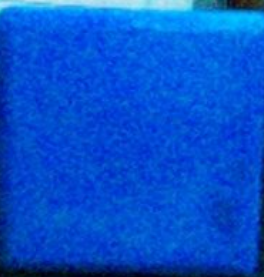
#> input picture TeamCode/src/main/java/org/firstinspires/ftc/teamcode/sensors/limelight/front.jpg, 264 x 277 px
$ python -i limelight_v2_allfunction.py   (imports and definitions only)   (older library calls are emulated)
#> lines starting #> are read from the running program, lines starting #| are printed output that depends on the picture; after the words box and inside, x2 and y2 are one past the last pixel; in counts of white or black regions, pixels touching at a corner belong together
#> further down, picture is the input picture: shape (277, 264, 3); mean B, G, R 203.8, 81.5, 6.5
import cv2
import numpy as np

# ===================== CONFIGURATION VARIABLES =====================
# Color detection ranges for blue in HSV
LOWER_BLUE_HSV = np.array([95, 150, 0])  # Lower bound for blue in HSV
UPPER_BLUE_HSV = np.array([120, 255, 255])  # Upper bound for blue in HSV

# Image preprocessing parameters
GAUSSIANBLUR_KERNEL_SIZE = (7, 7)  # Kernel size for HSV Gaussian blur
MEDIAN_BLUR_KERNEL_SIZE = 3  # Kernel size for median blur

# Edge detection parameters
CANNY_LOWER_THRESHOLD = 50  # Lower threshold for Canny edge detection
CANNY_UPPER_THRESHOLD = 110  # Upper threshold for Canny edge detection

# Morphological operation parameters
MORPHCLOSE_KERNAL_SIZE = (3, 3)  # Kernel for morphological closing
MORPHCLOSE_ITERATIONS = 3  # Iterations for morphological closing
MORPHOPEN_KERNAL_SIZE = (3, 3)  # Kernel for morphological opening
MORPHOPEN_ITERATIONS = 2  # Iterations for morphological opening

# Contour filtering parameters
MINIMUM_CONTOUR_AREA = 100  # Minimum area for valid contours
EPSILON_FACTOR = 0.1  # Factor for contour approximation
MIN_VERTICES = 4  # Minimum number of vertices for valid contours
MAX_VERTICES = 6  # Maximum number of vertices for valid contours

# Object separation parameters
MIN_AREA_RATIO = 0.15  # Minimum area ratio for separated contours
MIN_ASPECT_RATIO = 1.5  # Minimum aspect ratio for valid contours
MAX_ASPECT_RATIO = 6  # Maximum aspect ratio for valid contours
MIN_BRIGHTNESS_THRESHOLD = 50  # Minimum brightness for valid contours
DISTANCE_TRANSFORM_METHOD = cv2.DIST_L2  # Distance transform method
DISTANCE_TRANSFORM_MASK_SIZE = 5  # Mask size for distance transform
SEPARATION_THRESHOLDS = np.linspace(0.1, 0.9, 20)  # Thresholds for separation

# Camera intrinsic matrix from your calibration data
camera_matrix = np.array(
    [[1221.445, 0.000, 637.226], [0.000, 1223.398, 502.549], [0.000, 0.000, 1.000]],
    dtype=np.float32,
)

# Distortion coefficients (K1, K2, P1, P2, K3)
dist_coeffs = np.array(
    [0.177168, -0.457341, 0.000360, 0.002753, 0.178259], dtype=np.float32
)

# Image dimensions (640x480)
h, w = 480, 640

# Hough Transform parameters
HOUGH_RHO = 1  # Distance resolution in pixels
HOUGH_THETA = np.pi / 180  # Angle resolution in radians
HOUGH_THRESHOLD = 50  # Minimum number of votes (intersections)
HOUGH_MIN_LINE_LENGTH = 20  # Minimum length of line
HOUGH_MAX_LINE_GAP = (
    10  # Maximum gap between line segments to treat them as a single line
)


# [18 lines left out: functions step_1_thresholding, step_2_masking, not called in this run]


def connect_edges_with_hough(edges):
    """
    使用霍夫变换连接断裂的边缘
    """
    # 使用概率霍夫变换检测直线
    lines = cv2.HoughLinesP(
        edges,
        HOUGH_RHO,
        HOUGH_THETA,
        HOUGH_THRESHOLD,
        minLineLength=HOUGH_MIN_LINE_LENGTH,
        maxLineGap=HOUGH_MAX_LINE_GAP,
    )

    if lines is None:
        return edges

    # 创建新的边缘图像
    connected_edges = np.zeros_like(edges)

    # 绘制检测到的直线
    for line in lines:
        x1, y1, x2, y2 = line[0]
        cv2.line(connected_edges, (x1, y1), (x2, y2), 255, 1)

    # 合并原始边缘和连接的边缘
    combined_edges = cv2.bitwise_or(edges, connected_edges)

    return combined_edges


def step_3_detecting_canny_edge(image):
    """
    Step 3: Creating a wireframe of the target objects using edge detection.
    return edges
    """
    gray_image = cv2.cvtColor(image, cv2.COLOR_BGR2GRAY)
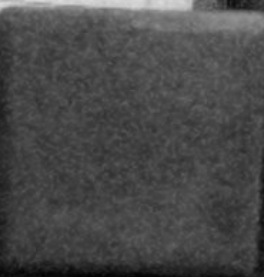
#> gray_image: shape (277, 264); min 2, max 220, mean 73
    blurred_image = cv2.GaussianBlur(gray_image, GAUSSIANBLUR_KERNEL_SIZE, 0)
    edges = cv2.Canny(blurred_image, CANNY_LOWER_THRESHOLD, CANNY_UPPER_THRESHOLD)
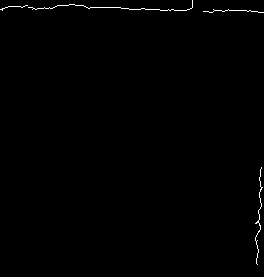
#> edges: shape (277, 264); 0.51% white in thin lines or dots

    # 使用霍夫变换连接断裂的边缘
    connected_edges = connect_edges_with_hough(edges)
#> in connect_edges_with_hough, `lines = cv2.HoughLinesP( edges, HOUGH_RHO, HOUGH_THETA, HOUGH_THRESHOL..`: lines = [[213, 9, 250, 10], [160, 10, 186, 10], [86, 7, 120, 7]]
#> the loop in connect_edges_with_hough, `for line in lines:` made 3 passes
#> after the loop in connect_edges_with_hough, `for line in lines:`:
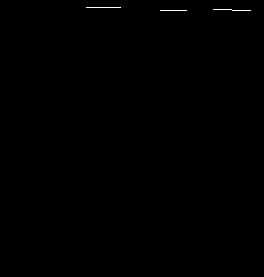
#> connected_edges: shape (277, 264); 0.14% white in thin lines or dots, all inside (x1, y1, x2, y2) = (86, 7, 251, 11)
#> in connect_edges_with_hough, `combined_edges = cv2.bitwise_or(edges, connected_edges)`: combined_edges: shape (277, 264); 0.54% white in thin lines or dots

    return connected_edges


# [272 lines left out: functions step_3_detecting_sobel_edge, step_4_morphology, separate_touching_contours, fit_rectangle, step_5_contours, runPipeline, not called in this run]

>>> import cv2
>>> picture = cv2.imread('front.jpg')
>>> result = step_3_detecting_canny_edge(picture)
